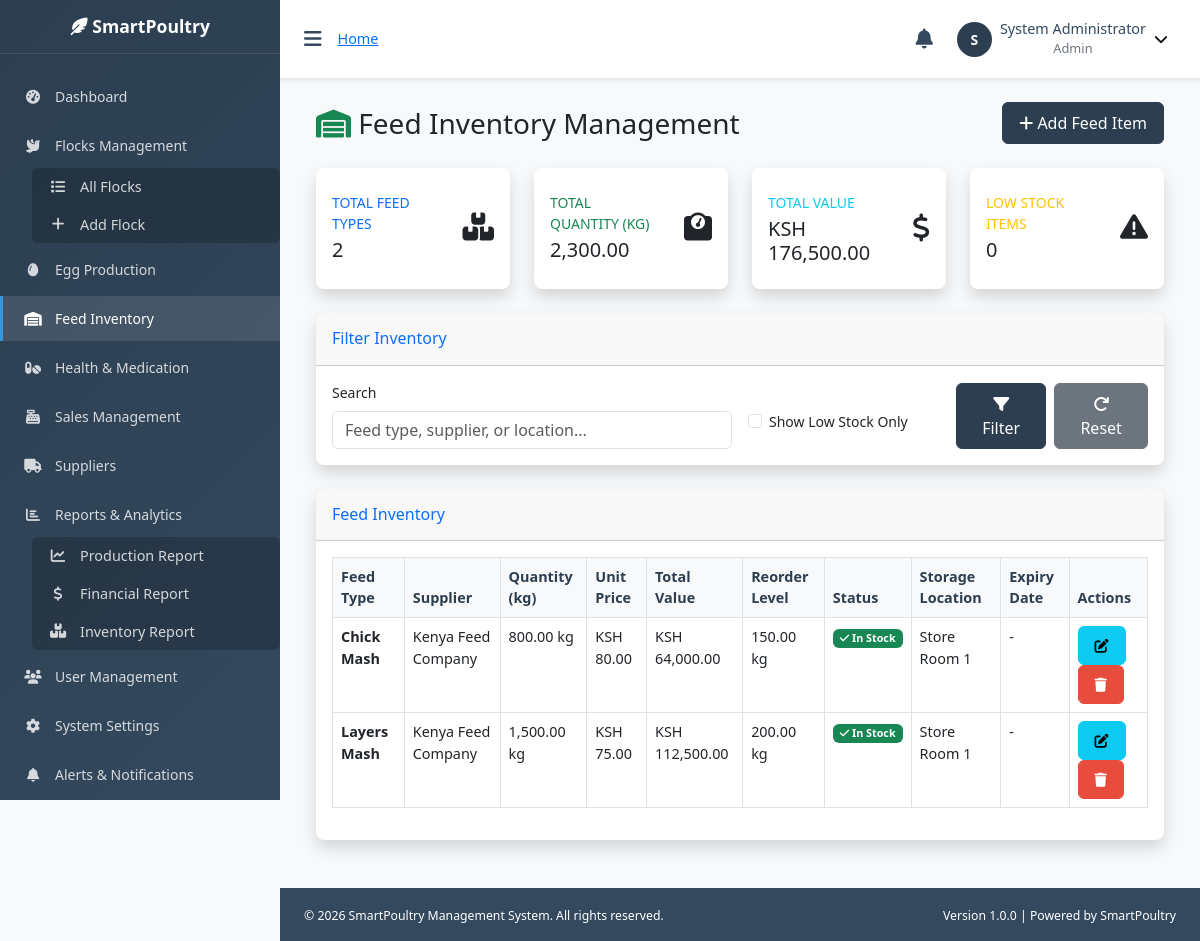
The app's page /pages/inventory/feed_inventory.php (signed in) with its own data.
### tables this page shows
CREATE TABLE feed_inventory (
    id INT PRIMARY KEY AUTO_INCREMENT,
    feed_type VARCHAR(50) NOT NULL,
    supplier_id INT,
    quantity DECIMAL(10,2) NOT NULL,  
    unit_price DECIMAL(10,2),
    expiry_date DATE,
    reorder_level DECIMAL(10,2) DEFAULT 50,
    last_delivery_date DATE,
    storage_location VARCHAR(100),
    notes TEXT,
    created_at TIMESTAMP DEFAULT CURRENT_TIMESTAMP,
    updated_at TIMESTAMP DEFAULT CURRENT_TIMESTAMP ON UPDATE CURRENT_TIMESTAMP,
    INDEX (supplier_id)
);

CREATE TABLE suppliers (
    id INT PRIMARY KEY AUTO_INCREMENT,
    supplier_name VARCHAR(100) NOT NULL,
    contact_person VARCHAR(100),
    phone VARCHAR(20),
    email VARCHAR(100),
    address TEXT,
    supply_type ENUM('feed', 'medication', 'equipment', 'other') NOT NULL,
    payment_terms VARCHAR(100),
    account_balance DECIMAL(10,2) DEFAULT 0,
    status ENUM('active', 'inactive') DEFAULT 'active',
    created_at TIMESTAMP DEFAULT CURRENT_TIMESTAMP
);

### includes/config.php (called while the page is built, shortened)
<?php
function formatCurrency($amount) {
    return CURRENCY . ' ' . number_format($amount, 2);
}
?>

### pages/inventory/feed_inventory.php (the view, shortened to what this page needs)
<?php
require_once '../../includes/config.php';
require_once '../../includes/auth.php';
$search = $_GET['search'] ?? '';
$low_stock_only = isset($_GET['low_stock']);
$query = "
    SELECT fi.*, s.supplier_name
    FROM feed_inventory fi
    LEFT JOIN suppliers s ON fi.supplier_id = s.id
    WHERE 1=1
";
$params = [];
$query .= " ORDER BY fi.feed_type ASC";
$stmt = $pdo->prepare($query);
$stmt->execute($params);
$inventory_items = $stmt->fetchAll();
$stmt = $pdo->query("
    SELECT
        COUNT(*) as total_items,
        SUM(quantity) as total_quantity,
        SUM(quantity * unit_price) as total_value,
        COUNT(CASE WHEN quantity <= reorder_level THEN 1 END) as low_stock_items
    FROM feed_inventory
");
$stats = $stmt->fetch();
include '../../includes/header.php';
?>
<div class="container-fluid">
    <div class="d-flex justify-content-between align-items-center mb-4">
        <h1 class="h3 mb-0">
            <i class="fas fa-warehouse text-success"></i> Feed Inventory Management
        </h1>
        <button type="button" class="btn btn-primary" data-bs-toggle="modal" data-bs-target="#addInventoryModal">
            <i class="fas fa-plus"></i> Add Feed Item
        </button>
    </div>
    <div class="row mb-4">
        <div class="col-md-3">
            <div class="card border-left-primary shadow h-100 py-2">
                <div class="card-body">
                    <div class="row no-gutters align-items-center">
                        <div class="col mr-2">
                            <div class="text-xs font-weight-bold text-primary text-uppercase mb-1">
                                Total Feed Types
                            </div>
                            <div class="h5 mb-0 font-weight-bold text-gray-800">
                                <?php echo number_format($stats['total_items'] ?? 0); ?>
                            </div>
                        </div>
                        <div class="col-auto">
                            <i class="fas fa-boxes fa-2x text-gray-300"></i>
                        </div>
                    </div>
                </div>
            </div>
        </div>
        <div class="col-md-3">
            <div class="card border-left-success shadow h-100 py-2">
                <div class="card-body">
                    <div class="row no-gutters align-items-center">
                        <div class="col mr-2">
                            <div class="text-xs font-weight-bold text-success text-uppercase mb-1">
                                Total Quantity (kg)
                            </div>
                            <div class="h5 mb-0 font-weight-bold text-gray-800">
                                <?php echo number_format($stats['total_quantity'] ?? 0, 2); ?>
                            </div>
                        </div>
                        <div class="col-auto">
                            <i class="fas fa-weight fa-2x text-gray-300"></i>
                        </div>
                    </div>
                </div>
            </div>
        </div>
        <div class="col-md-3">
            <div class="card border-left-info shadow h-100 py-2">
                <div class="card-body">
                    <div class="row no-gutters align-items-center">
                        <div class="col mr-2">
                            <div class="text-xs font-weight-bold text-info text-uppercase mb-1">
                                Total Value
                            </div>
                            <div class="h5 mb-0 font-weight-bold text-gray-800">
                                <?php echo formatCurrency($stats['total_value'] ?? 0); ?>
                            </div>
                        </div>
                        <div class="col-auto">
                            <i class="fas fa-dollar-sign fa-2x text-gray-300"></i>
                        </div>
                    </div>
                </div>
            </div>
        </div>
        <div class="col-md-3">
            <div class="card border-left-warning shadow h-100 py-2">
                <div class="card-body">
                    <div class="row no-gutters align-items-center">
                        <div class="col mr-2">
                            <div class="text-xs font-weight-bold text-warning text-uppercase mb-1">
                                Low Stock Items
                            </div>
                            <div class="h5 mb-0 font-weight-bold text-gray-800">
                                <?php echo number_format($stats['low_stock_items'] ?? 0); ?>
                            </div>
                        </div>
                        <div class="col-auto">
                            <i class="fas fa-exclamation-triangle fa-2x text-gray-300"></i>
                        </div>
                    </div>
                </div>
            </div>
        </div>
    </div>
    <div class="card shadow mb-4">
        <div class="card-header py-3">
            <h6 class="m-0 font-weight-bold text-primary">Filter Inventory</h6>
        </div>
        <div class="card-body">
            <form method="GET" class="row g-3">
                <div class="col-md-6">
                    <label for="search" class="form-label">Search</label>
                    <input type="text" class="form-control" id="search" name="search"
                           value="<?php echo htmlspecialchars($search); ?>"
                           placeholder="Feed type, supplier, or location...">
                </div>
                <div class="col-md-3">
                    <label class="form-label d-block">&nbsp;</label>
                    <div class="form-check">
                        <input class="form-check-input" type="checkbox" id="low_stock" name="low_stock"
                               <?php echo $low_stock_only ? 'checked' : ''; ?>>
                        <label class="form-check-label" for="low_stock">
                            Show Low Stock Only
                        </label>
                    </div>
                </div>
                <div class="col-md-3 d-flex align-items-end">
                    <button type="submit" class="btn btn-primary me-2">
                        <i class="fas fa-filter"></i> Filter
                    </button>
                    <a href="feed_inventory.php" class="btn btn-secondary">
                        <i class="fas fa-redo"></i> Reset
                    </a>
                </div>
            </form>
        </div>
    </div>
    <div class="card shadow mb-4">
        <div class="card-header py-3">
            <h6 class="m-0 font-weight-bold text-primary">Feed Inventory</h6>
        </div>
        <div class="card-body">
            <div class="table-responsive">
                <table class="table table-bordered table-hover" id="inventoryTable">
                    <thead>
                        <tr>
                            <th>Feed Type</th>
                            <th>Supplier</th>
                            <th>Quantity (kg)</th>
                            <th>Unit Price</th>
                            <th>Total Value</th>
                            <th>Reorder Level</th>
                            <th>Status</th>
                            <th>Storage Location</th>
                            <th>Expiry Date</th>
                            <th>Actions</th>
                        </tr>
                    </thead>
                    <tbody>
                        <?php if (empty($inventory_items)): ?>
                            <tr>
                                <td colspan="10" class="text-center text-muted">No inventory items found</td>
                            </tr>
                        <?php else: ?>
                            <?php foreach ($inventory_items as $item): ?>
                                <?php
                                $is_low_stock = $item['quantity'] <= $item['reorder_level'];
                                $total_value = $item['quantity'] * ($item['unit_price'] ?? 0);
                                ?>
                                <tr class="<?php echo $is_low_stock ? 'table-warning' : ''; ?>">
                                    <td><strong><?php echo htmlspecialchars($item['feed_type']); ?></strong></td>
                                    <td><?php echo htmlspecialchars($item['supplier_name'] ?? 'N/A'); ?></td>
                                    <td><?php echo number_format($item['quantity'], 2); ?> kg</td>
                                    <td><?php echo $item['unit_price'] ? formatCurrency($item['unit_price']) : '-'; ?></td>
                                    <td><?php echo formatCurrency($total_value); ?></td>
                                    <td><?php echo number_format($item['reorder_level'], 2); ?> kg</td>
                                    <td>
                                        <?php if ($is_low_stock): ?>
                                            <span class="badge bg-danger">
                                                <i class="fas fa-exclamation-triangle"></i> Low Stock
                                            </span>
                                        <?php else: ?>
                                            <span class="badge bg-success">
                                                <i class="fas fa-check"></i> In Stock
                                            </span>
                                        <?php endif; ?>
                                    </td>
                                    <td><?php echo htmlspecialchars($item['storage_location'] ?: '-'); ?></td>
                                    <td><?php echo $item['expiry_date'] ? formatDate($item['expiry_date'], 'M j, Y') : '-'; ?></td>
                                    <td>
                                        <button type="button" class="btn btn-sm btn-info"
                                                onclick="editItem(<?php echo htmlspecialchars(json_encode($item)); ?>)">
                                            <i class="fas fa-edit"></i>
                                        </button>
                                        <form method="POST" style="display:inline;"
                                              onsubmit="return confirm('Are you sure you want to delete this item?');">
                                            <button type="submit" class="btn btn-sm btn-danger">
                                                <i class="fas fa-trash"></i>
                                            </button>
                                        </form>
                                    </td>
                                </tr>
                            <?php endforeach; ?>
                        <?php endif; ?>
                    </tbody>
                </table>
            </div>
        </div>
    </div>
</div>
<?php include '../../includes/footer.php'; ?>

### includes/header.php (style rules this page uses)
:root { --sidebar-width: 280px; --header-height: 60px; --primary-color: #2c3e50; --secondary-color: #34495e; --accent-color: #3498db; --success-color: #27ae60; --warning-color: #f39c12; --danger-color: #e74c3c; --light-bg: #f8f9fa; --border-color: #dee2e6; }
* { margin: 0; padding: 0; box-sizing: border-box; }
body { font-family: 'Segoe UI', Tahoma, Geneva, Verdana, sans-serif; background-color: var(--light-bg); font-size: 14px; }
.card { border: none; box-shadow: 0 2px 8px rgba(0,0,0,0.1); border-radius: 0.5rem; }
.table { font-size: 0.9rem; }
.table th { border-top: none; font-weight: 600; color: var(--primary-color); background-color: var(--light-bg); }
.btn { border-radius: 0.375rem; font-weight: 500; padding: 0.5rem 1rem; }
.btn-primary { background-color: var(--primary-color); border-color: var(--primary-color); }
.btn-danger { background-color: var(--danger-color); border-color: var(--danger-color); }

### records on screen
feed_inventory: feed_type "Chick Mash", supplier.supplier_name "Kenya Feed Company", quantity "800.00", unit_price "KSH 80.00", formatCurrency($total_value) "KSH 64,000.00", reorder_level "150.00", shows "In Stock", storage_location "Store Room 1"
feed_inventory: feed_type "Layers Mash", supplier.supplier_name "Kenya Feed Company", quantity "1,500.00", unit_price "KSH 75.00", formatCurrency($total_value) "KSH 112,500.00", reorder_level "200.00", shows "In Stock", storage_location "Store Room 1"

### other values on screen
substr($current_user['full_name'], 0, 1) "S"
$current_user['full_name'] "System Administrator"
$current_user['role'] "Admin"
$stats['total_items'] "2"
$stats['total_quantity'] "2,300.00"
formatCurrency($stats['total_value'] ?? 0) "KSH 176,500.00"
$stats['low_stock_items'] "0"
APP_NAME "SmartPoultry Management System"
APP_VERSION "1.0.0"
